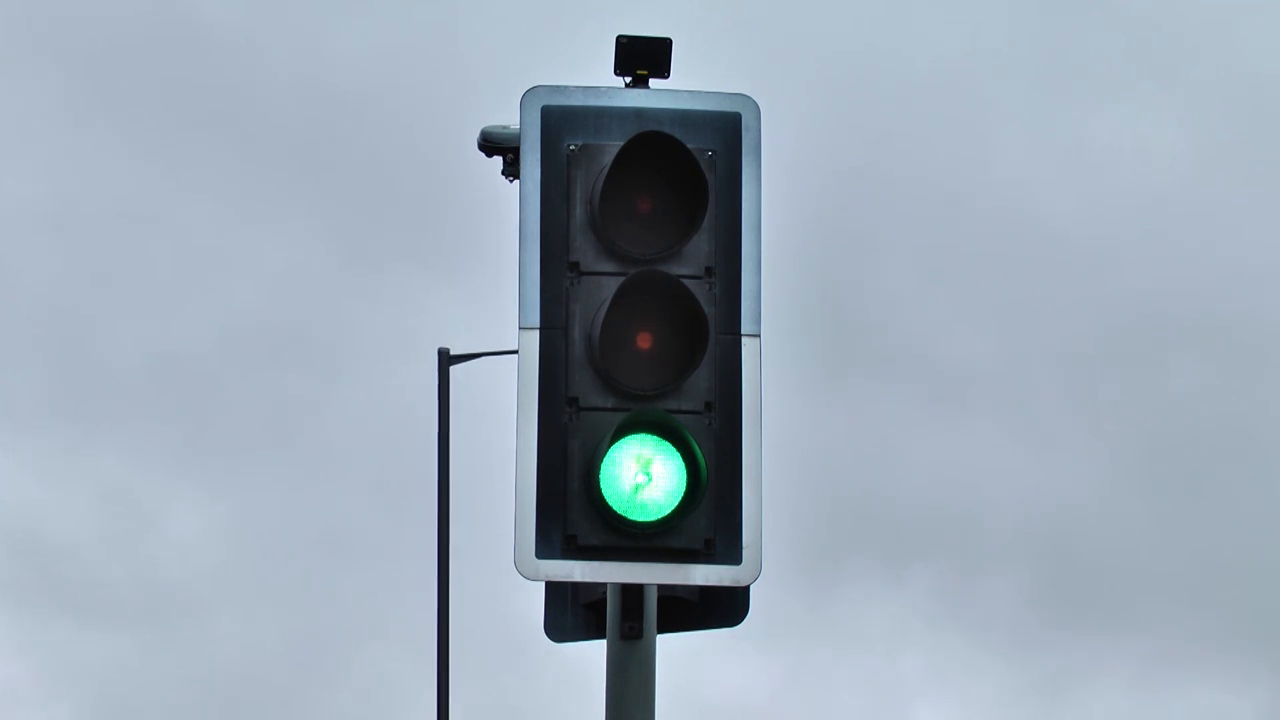
#> input picture frame 114 of Keras - Classification/Patrick_exemplos/sinaleiro.mp4, 1280 x 720 px
$ python finalsinaleiro.py
#> lines starting #> are read from the running program, lines starting #| are printed output that depends on the picture; after the words box and inside, x2 and y2 are one past the last pixel; in counts of white or black regions, pixels touching at a corner belong together
import cv2
import time
import numpy as np

sinal = cv2.VideoCapture("sinaleiro.mp4")
kernel = np.ones((5,5),np.uint8)

j = 0
aux1 = 0
temp = 0
temp1 = 0
aux =            [1,1,1]
inicio =         [0,0,0]
tempo =          [0,0,0]
area =          [0,0,0]
area1 = np.array([[0,0,0,0,0,0,0,0,0,0,0,0,0,0],
                 [0,0,0,0,0,0,0,0,0,0,0,0,0,0],
                 [0,0,0,0,0,0,0,0,0,0,0,0,0,0]])
while (True):

    ret, frame = sinal.read()
#> frame is the input picture: shape (720, 1280, 3); mean B, G, R 181.9, 168.8, 154.8
    frame_copy = frame.copy()
    #BGR
    inf  = np.array([  (0, 240,0),       (80, 30,240),   (70, 175,240)])
    sup  = np.array([  (220, 255,100),   (110, 90,255),  (90, 255,255)])
    nome = np.array([  ("verde"),        ("vermelho"),   ("amarelo")])
    sup1 =            ((0, 255, 0),      (0, 0,255),     (80,180,255))
    for i in range(3):

        mascara = cv2.inRange(frame, inf[i], sup[i] )
        fechado = cv2.morphologyEx(mascara, cv2.MORPH_CLOSE, kernel, iterations = 2)
        dilatar = cv2.dilate(fechado, kernel, iterations = 10)
        fechado = cv2.morphologyEx(dilatar, cv2.MORPH_CLOSE, kernel, iterations = 2)
        c, h = cv2.findContours(fechado, cv2.RETR_TREE, cv2.CHAIN_APPROX_SIMPLE)
        parcial = 0
        area[i] = (area[i] + area1[i][j])/(12)
        for cont in c:
            M = cv2.moments(cont)
            (x, y, w, h) = cv2.boundingRect(cont)
            if (parcial <= M['m00']):
                parcial = M['m00']
            area1[i][j] = parcial
            if (area[i] <= 1000):
                aux[i] = 0
            if (M['m00'] >= 13000):
                if (aux[i] == 0):
                    aux[i] = 1
                    inicio[i] = time.time()
                para = time.time()
                tempo[i] = str(round(para - inicio[i], 5))
                for k in tempo:
                    temp = (temp + float(k))
                temp = temp/len(tempo)
                cv2.rectangle(frame_copy, (x-3,y-3), (x+w+2, y+h+2), sup1[i], 1, cv2.LINE_AA)
                cv2.putText(frame_copy, nome[i], (x, y-10), cv2.FONT_HERSHEY_SIMPLEX, 0.5, sup1[i], 1)
                cv2.putText(frame_copy, tempo[i], (x+180, y+50), cv2.FONT_HERSHEY_SIMPLEX, 1, sup1[i], 3)
#> this loop made 3 passes
#> pass 1, `mascara = cv2.inRange(frame, inf[i], sup[i] )`:
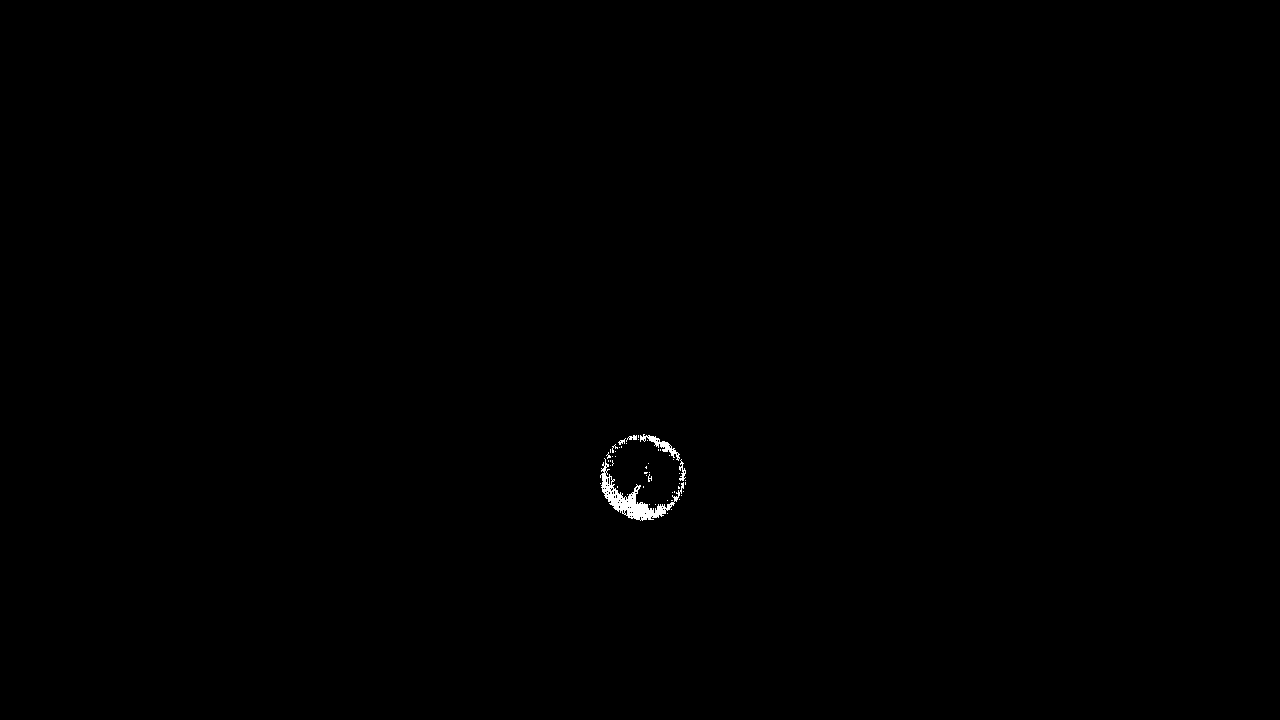
#> mascara: shape (720, 1280); 0.19% white; 51 white regions (46 under 20 px), largest, box (x1, y1, x2, y2) and area: (600, 458, 684, 521) 1245, (640, 434, 680, 461) 258, (679, 459, 686, 481) 69, (626, 435, 637, 442) 36, (618, 438, 626, 445) 24
#> pass 1, `fechado = cv2.morphologyEx(mascara, cv2.MORPH_CLOSE, kernel, iteration..`:
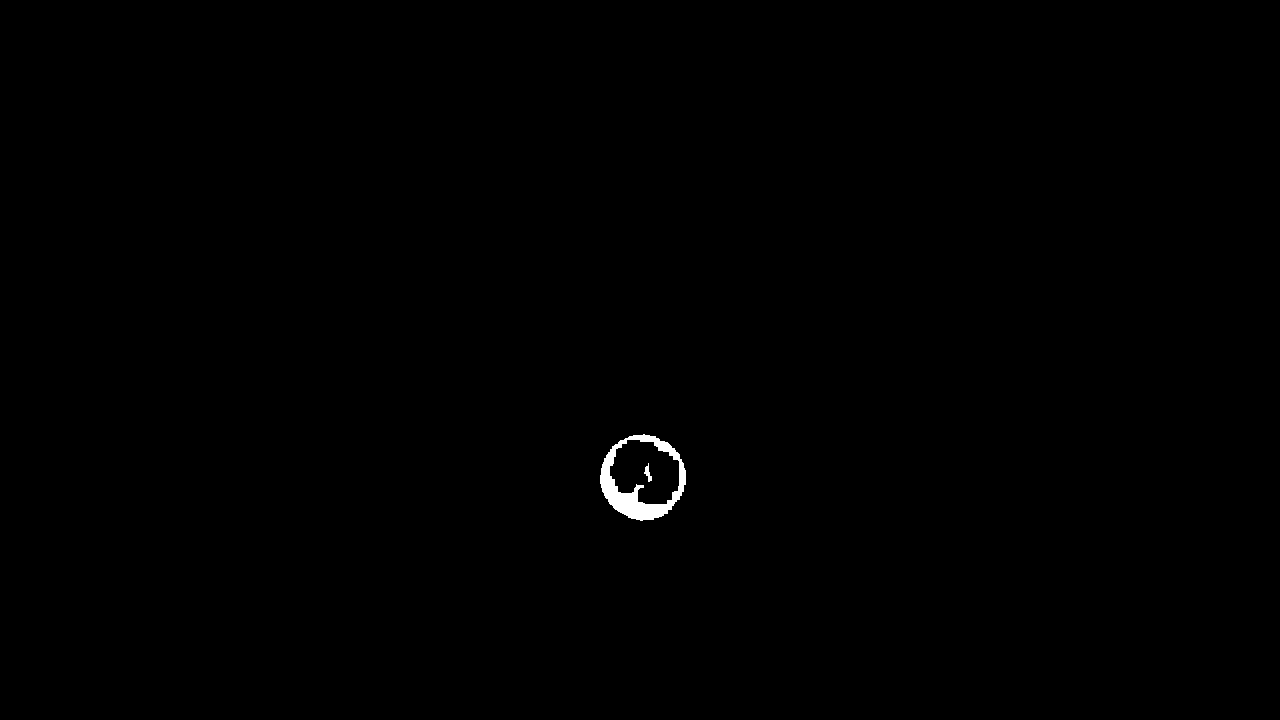
#> fechado: shape (720, 1280); 0.27% white; 2 white regions, box (x1, y1, x2, y2) and area: (600, 434, 686, 521) 2448, (644, 463, 652, 482) 68
#> pass 1, `dilatar = cv2.dilate(fechado, kernel, iterations = 10)`:
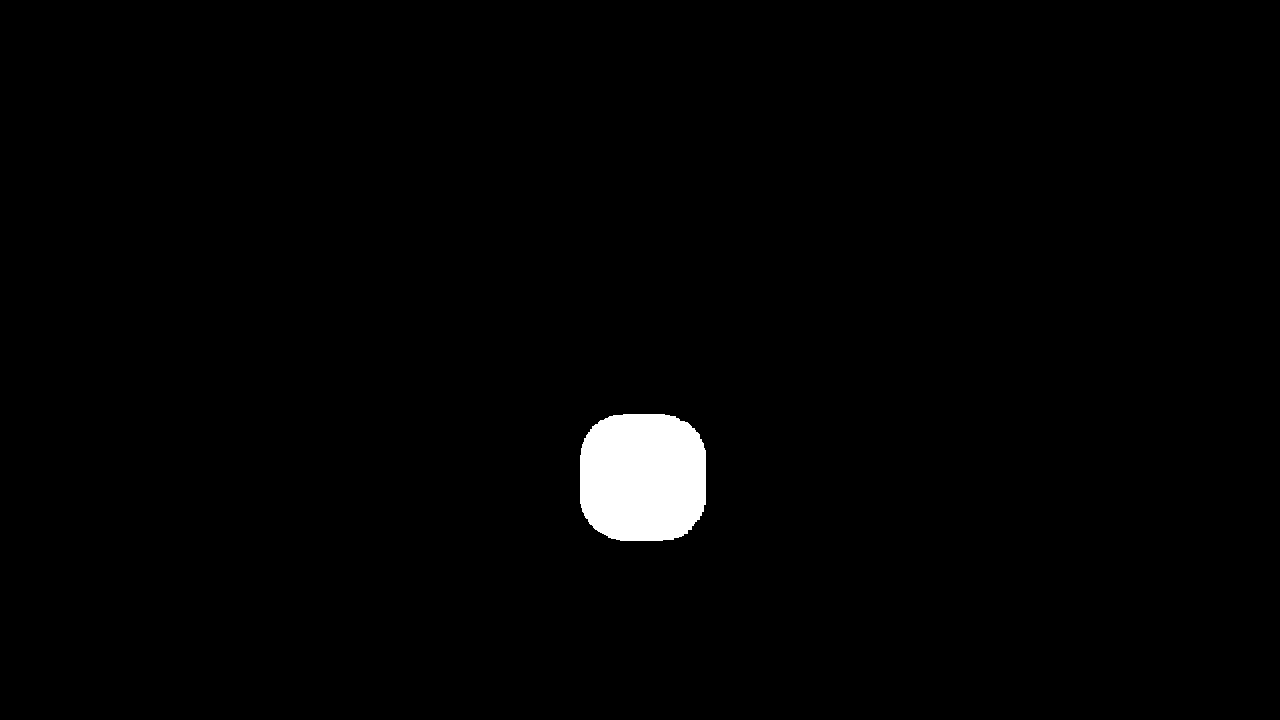
#> dilatar: shape (720, 1280); 1.5% white; 1 white region, box (x1, y1, x2, y2) and area: (580, 414, 706, 541) 14227
#> after the loop:
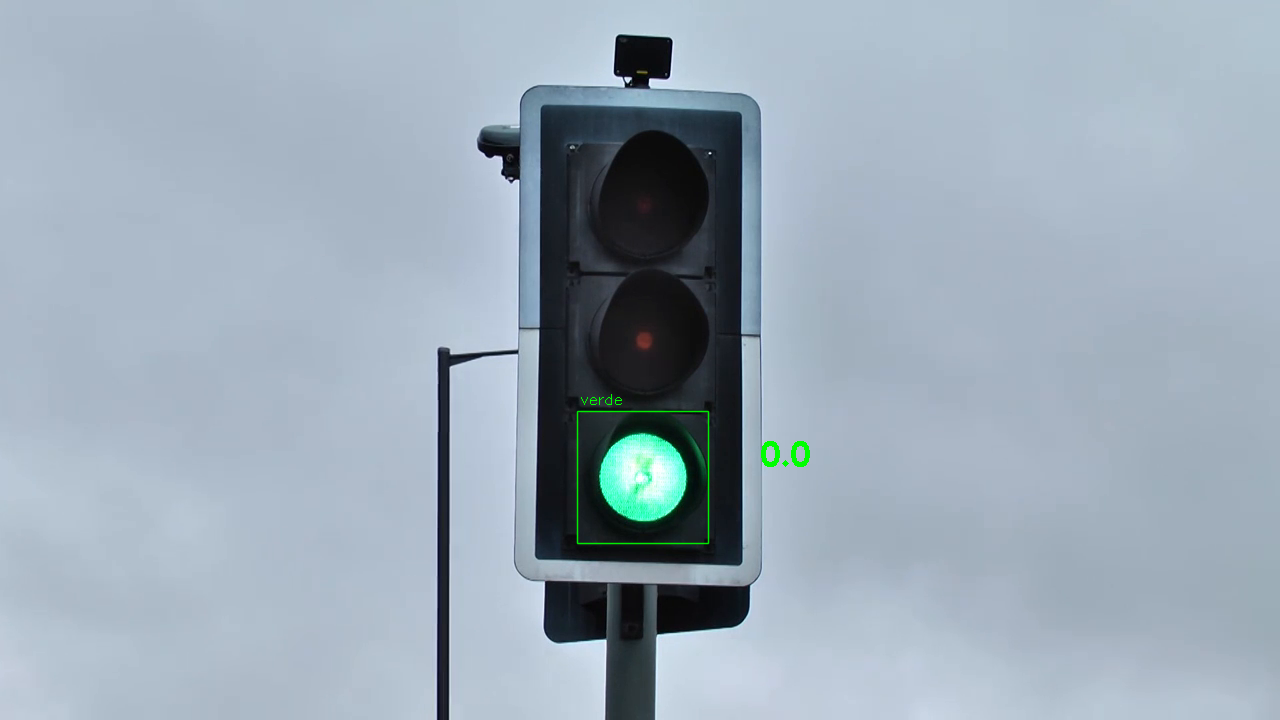
#> frame_copy: shape (720, 1280, 3); 0.25% of pixels changed, all inside (x1, y1, x2, y2) = (576, 394, 810, 545)
#> after the loop, area = [0, 0, 0]; aux = [1, 1, 1]; inicio = [1.8e+09, 0, 0]; temp = 0; tempo = ['0.0', 0, 0]
    corte = cv2.bitwise_and(frame, frame, mask = mascara)
#> corte: shape (720, 1280, 3); every value is 0
    cv2.imshow("Sinal - Video", frame_copy)
    if (cv2.waitKey(20) & 0xFF == ord("q")):
#> (key q is pressed here)
        break
    time.sleep(0.0)
    aux1 = aux1 + 1
    if (aux1 == 1000):
        break
j = j + 1
if (j == 13):
    j = 0
sinal.release()
cv2.destroyAllWindows()

$ run again, starting later in the video
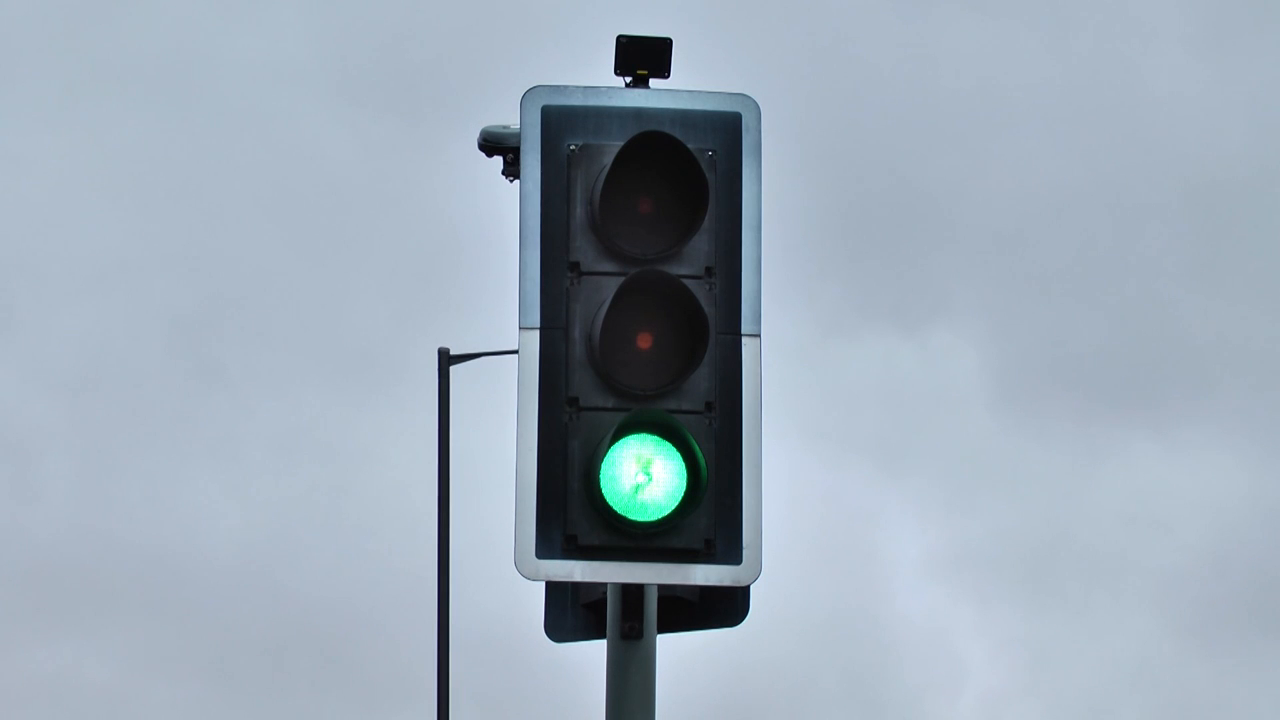
#> input picture frame 918 of Keras - Classification/Patrick_exemplos/sinaleiro.mp4, 1280 x 720 px
#> frame is the input picture: shape (720, 1280, 3); mean B, G, R 182.9, 169.6, 155.8
#> the loop `for i in range(3): ` made 3 passes
#> after the loop `for i in range(3):`:
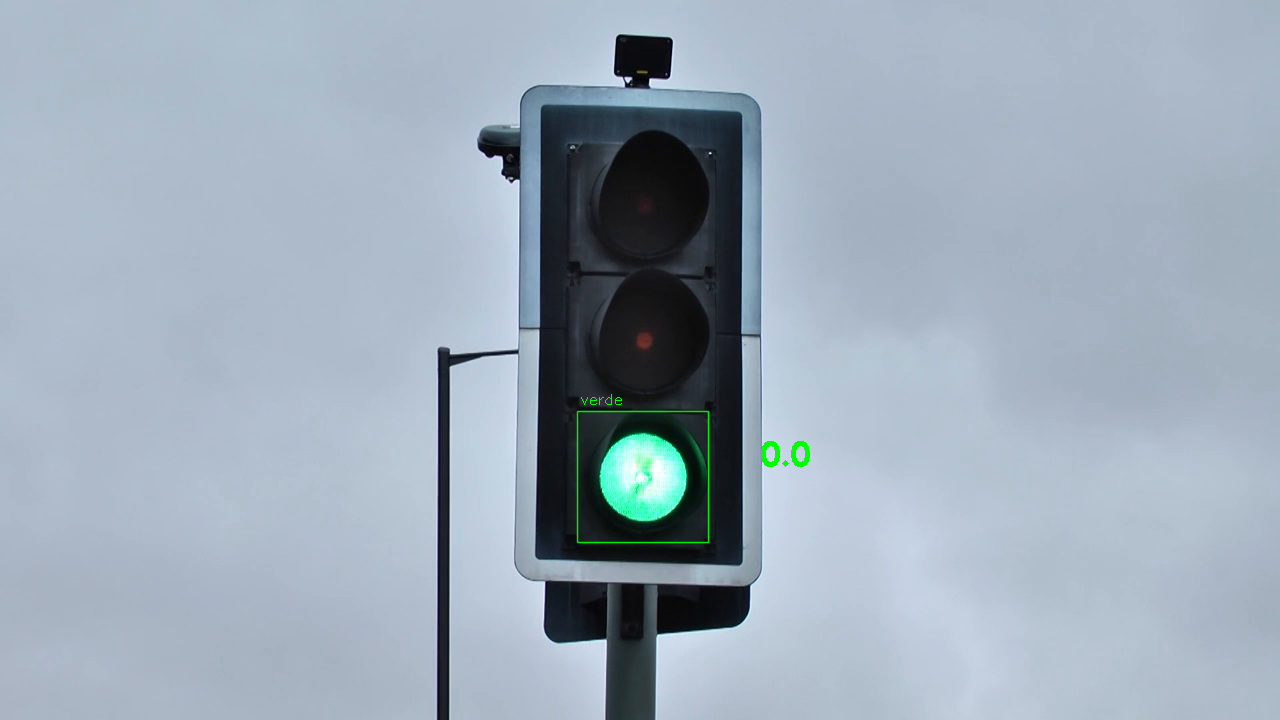
#> frame_copy: shape (720, 1280, 3); 0.25% of pixels changed, all inside (x1, y1, x2, y2) = (576, 394, 810, 544)
#> after the loop `for i in range(3):`: area = [0, 0, 0]; aux = [1, 1, 1]; inicio = [1.8e+09, 0, 0]; temp = 0; tempo = ['0.0', 0, 0]
#> corte: shape (720, 1280, 3); every value is 0
